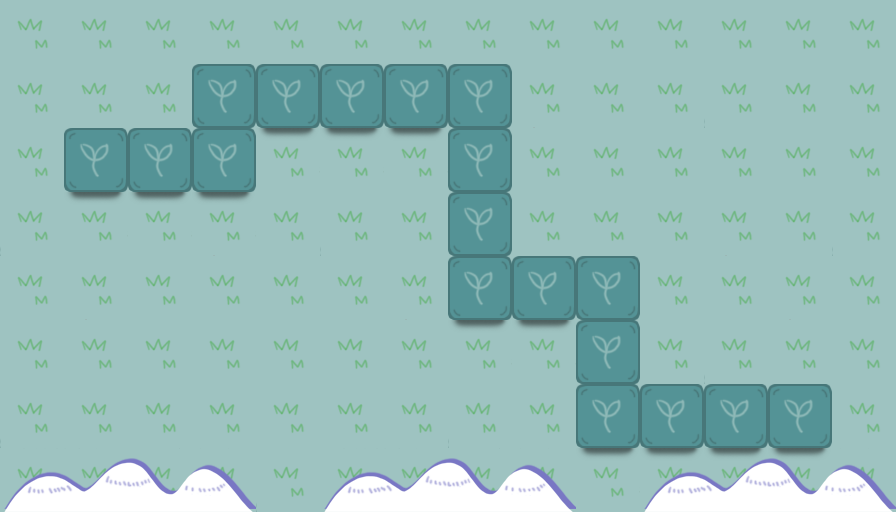

The image is a tile-based game level rendered from a .tmx file. Its description and source (layers, tilesets, objects; grid data summarised) follow:
An orthogonal 14x8 tile map with 64x64 px tiles, 3 tile layers (bg, road, dec) and 22 objects (6x waypoint, 5x honglv, 3x honglan, 3x huigan, 3x huanggan, ...).

<map version="1.0" orientation="orthogonal" width="14" height="8" tilewidth="64" tileheight="64">
 <tileset firstgid="1" name="map" tilewidth="64" tileheight="64">
  <image source="map.png" width="512" height="512" />
 </tileset>
 <layer name="bg" width="14" height="8">
  <data>[112 cells, 112 non-empty, 2 distinct tile ids]</data>
 </layer>
 <layer name="road" width="14" height="8">
  <data>[112 cells, 18 non-empty, 1 distinct tile ids]</data>
 </layer>
 <layer name="dec" width="14" height="8">
  <data>[112 cells, 26 non-empty, 6 distinct tile ids]</data>
 </layer>
 <objectgroup name="object" width="14" height="8">
  <object name="jam" type="honglv" x="64" y="128" />
  <object name="jam" type="honglan" x="128" y="128" />
  <object name="jam" type="honglv" x="256" y="192" />
  <object name="jam" type="honglan" x="320" y="192" />
  <object name="jam" type="honglv" x="384" y="192" />
  <object name="jam" type="honglv" x="448" y="384" />
  <object name="jam" type="honglan" x="512" y="384" />
  <object name="jam" type="honglv" x="512" y="448" />
  <object name="jam" type="huigan" x="640" y="384" />
  <object name="jam" type="huanggan" x="768" y="384" />
  <object name="jam" type="huigan" x="512" y="256" />
  <object name="jam" type="huanggan" x="320" y="448" />
  <object name="jam" type="huigan" x="192" y="384" />
  <object name="jam" type="huanggan" x="64" y="384" />
  <object name="points0" type="start" x="96" y="160" />
  <object name="points1" type="waypoint" x="224" y="160" />
  <object name="points2" type="waypoint" x="224" y="96" />
  <object name="points3" type="waypoint" x="480" y="96" />
  <object name="points4" type="waypoint" x="480" y="288" />
  <object name="points5" type="waypoint" x="608" y="288" />
  <object name="points6" type="waypoint" x="608" y="416" />
  <object name="points7" type="end" x="800" y="416" />
 </objectgroup>
</map>
